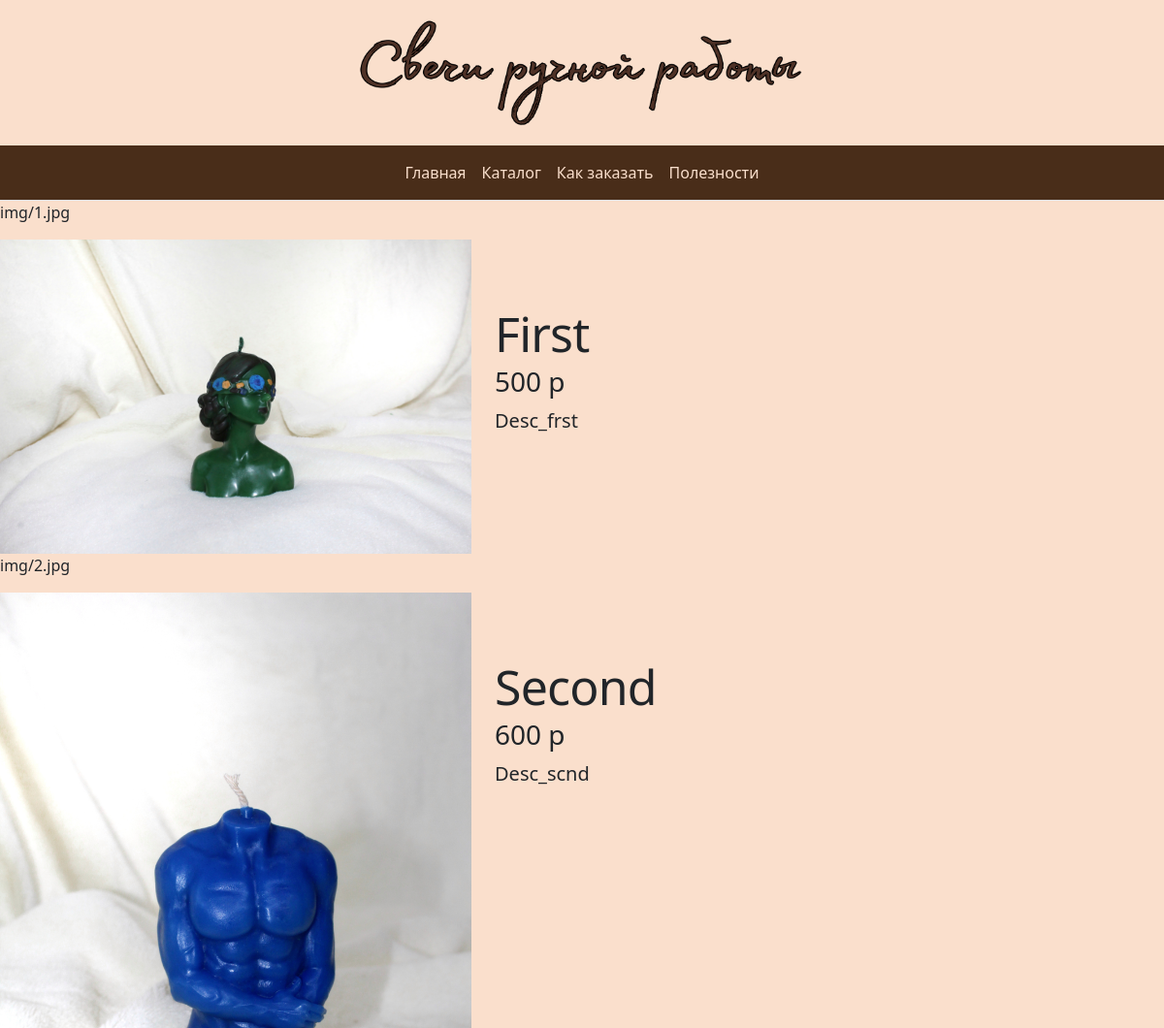
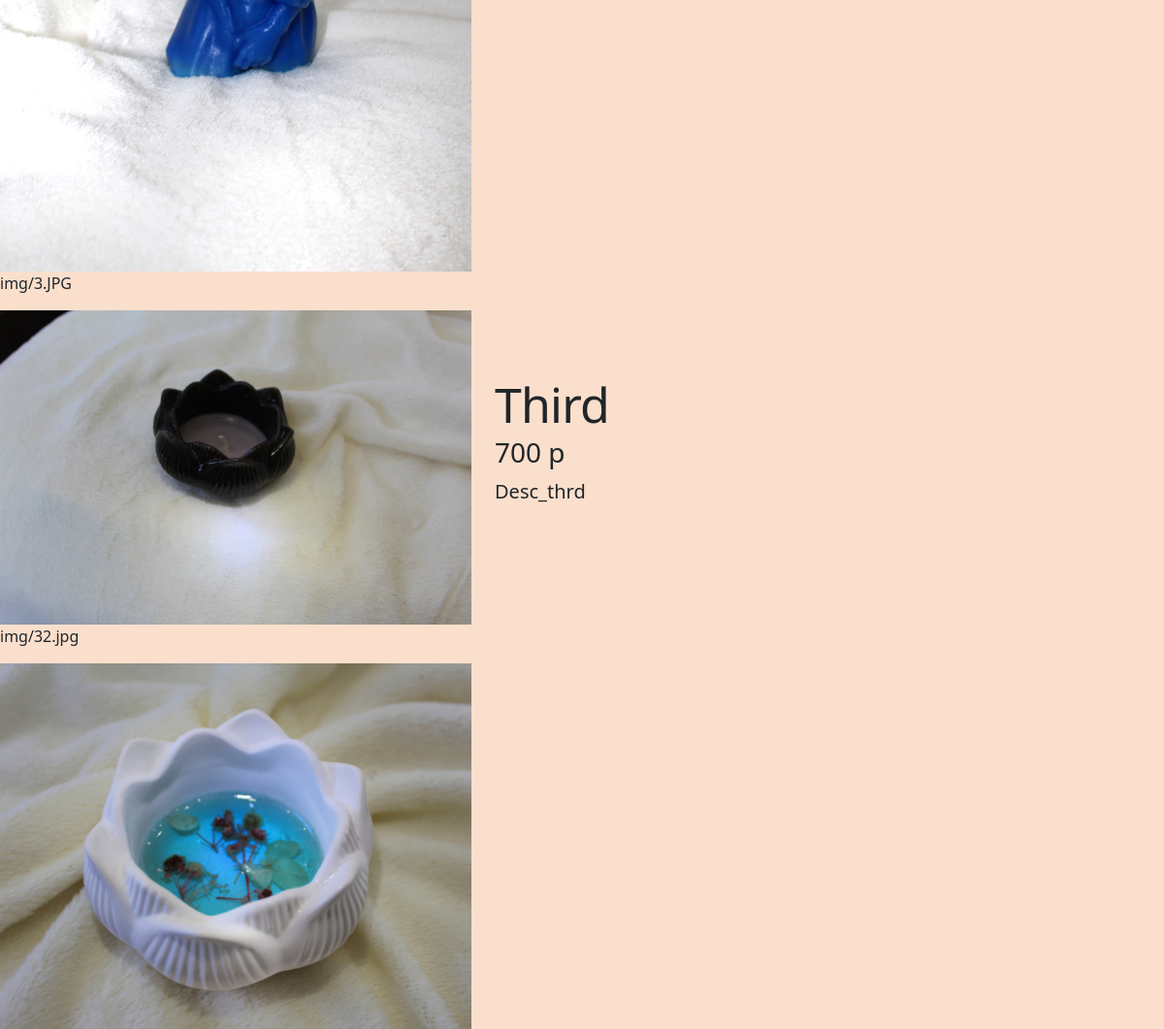
Page /catalog/ on the committed database (2 pictures, top to bottom).
### main/models.py (models this page shows, shortened)
class ItemPhoto(models.Model):
    item = models.ForeignKey(Item, on_delete=models.CASCADE)
    image = models.ImageField(upload_to='img/', null=True, blank=True)

class Item(models.Model):
    name = models.CharField(max_length=255)
    description = models.TextField()
    price = models.PositiveIntegerField()

### main/views.py (the view)
# urls.py: path('catalog/', catalog, name='catalog'),
def catalog(request):
    items = Item.objects.all()
    for item in items:
        item.img = ItemPhoto.objects.filter(item=item).values('image')
    data = {'items':items}
    return render(request, 'main/catalogue.html', context=data)

### main/templates/main/catalogue.html
{% extends 'main/header.html' %}
{% block body %}
    {% for item in items %}
        <div class="row featurette">
            <div class="col-md-5 order-md-1">
                {% for photo in item.img %}
                    <p>{{ photo.image }}</p>
                    <a href="/media/{{ photo.image }}">
                        <img src="/media/{{ photo.image }}" class="img-fluid" alt="{{ photo }}"> <br>
                    </a>
                {% endfor %}
            </div>
            <div class="col-md-7 order-md-2">
                <h2 class="featurette-heading fw-normal lh-1">{{ item.name }}</h2>
                <h3>{{ item.price }} р</h3>
                <p class="lead">{{ item.description }}</p>
            </div>
        </div>
    {% endfor %}
{% endblock %}

### main/templates/main/header.html (shortened to what this page needs)
{% load static %}
<!DOCTYPE html>
<html lang="en">
<head>
    <link href="{% static 'main/css/bootstrap.min.css' %}" rel="stylesheet">
    <link href="{% static 'main/css/style.css' %}" rel="stylesheet">
</head>
<body>
<main>
	<div class="container d-flex flex-wrap justify-content-center">
		<img src="{% static 'main/img/logo.png' %}" class="col-6" style="max-height: 150px;">
	</div>
	<nav class="py-2 brown_back border-bottom">
		<div class="container d-flex flex-wrap justify-content-center">
			<ul class="nav nav-pills">
				<li class="nav-item"><a href="{% url 'home' %}" class="nav-link px-2" style="color: #FADFCC;">Главная</a></li>
				<li class="nav-item"><a href="{% url 'catalog' %}" class="nav-link px-2" style="color: #FADFCC;">Каталог</a></li>
				<li class="nav-item"><a href="{% url 'buying' %}" class="nav-link px-2" style="color: #FADFCC;">Как заказать</a></li>
				<li class="nav-item"><a href="#" class="nav-link px-2" style="color: #FADFCC;">Полезности</a></li>
			</ul>
		</div>
	</nav>
    {% block body %}
    {% endblock %}
</main>
</body>
</html>

### main/static/main/css/style.css (style rules this page uses)
body { background-color: #FADFCC; }
.brown_back { background-color: #492d19; }
.featurette-heading { letter-spacing: -.05rem; }
@media (min-width: 40em) { .featurette-heading { font-size: 50px; } }
@media (min-width: 62em) { .featurette-heading { margin-top: 7rem; } }

### rows in the picture
Item: name "First", price "500", description "Desc_frst"
ItemPhoto: image "img/1.jpg", shows a picture
Item: name "Second", price "600", description "Desc_scnd"
ItemPhoto: image "img/2.jpg", shows a picture
Item: name "Third", price "700", description "Desc_thrd"
ItemPhoto: image "img/3.JPG", shows a picture
ItemPhoto: image "img/32.jpg", shows a picture
